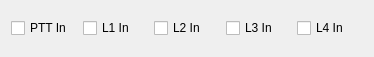
<?xml version="1.0" encoding="UTF-8"?>
<ui version="4.0">
 <class>windowMonitor</class>
 <widget class="QDialog" name="windowMonitor">
  <property name="geometry">
   <rect>
    <x>0</x>
    <y>0</y>
    <width>374</width>
    <height>57</height>
   </rect>
  </property>
  <property name="windowTitle">
   <string>Input Lines</string>
  </property>
  <layout class="QHBoxLayout" name="horizontalLayout">
   <item>
    <widget class="QCheckBox" name="PTTInCheckBox">
     <property name="text">
      <string>PTT In</string>
     </property>
    </widget>
   </item>
   <item>
    <widget class="QCheckBox" name="L1CheckBox">
     <property name="text">
      <string>L1 In</string>
     </property>
    </widget>
   </item>
   <item>
    <widget class="QCheckBox" name="L2CheckBox">
     <property name="text">
      <string>L2 In</string>
     </property>
    </widget>
   </item>
   <item>
    <widget class="QCheckBox" name="L3CheckBox">
     <property name="text">
      <string>L3 In</string>
     </property>
    </widget>
   </item>
   <item>
    <widget class="QCheckBox" name="L4CheckBox">
     <property name="text">
      <string>L4 In</string>
     </property>
    </widget>
   </item>
  </layout>
 </widget>
 <resources/>
 <connections/>
</ui>
